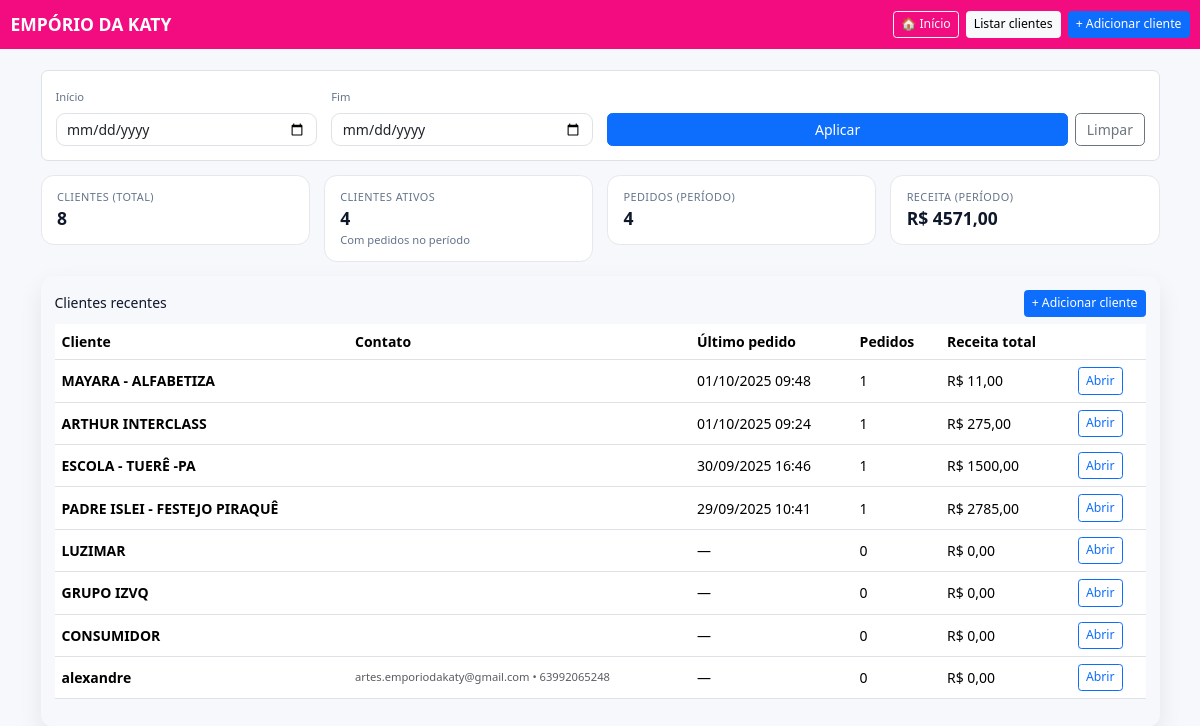
The app's page /clientes/home/ (signed in) with its own data.
### camisas/models.py (models this page shows, shortened)
class Cliente(models.Model):
    empresa = models.ForeignKey(Empresa, on_delete=models.PROTECT, related_name="clientes")
    nome = models.CharField(max_length=120)
    cpf_cnpj = models.CharField(max_length=20, blank=True, null=True)
    email = models.EmailField(blank=True, null=True)
    telefone = models.CharField(max_length=30, blank=True, null=True)
    endereco = models.CharField(max_length=180, blank=True, null=True)
    observacoes = models.TextField(blank=True, null=True)

### camisas/views.py (the view)
# urls.py: path("clientes/home/", views.clientes_home, name="clientes_home"),
@login_required
def clientes_home(request):
    ini = request.GET.get("ini") or ""
    fim = request.GET.get("fim") or ""
    try:
        d_ini = date.fromisoformat(ini) if ini else None
    except Exception:
        d_ini = None
    try:
        d_fim = date.fromisoformat(fim) if fim else None
    except Exception:
        d_fim = None
    pedidos = Pedido.objects.select_related("cliente")
    if d_ini or d_fim:
        start = d_ini or date.min
        end = d_fim or date.max
        pedidos = pedidos.filter(criado_em__date__range=(start, end))
    valor_item = ExpressionWrapper(
        F("itens__preco_unitario") * F("itens__quantidade"),
        output_field=DecimalField(max_digits=14, decimal_places=2),
    )
    clientes_ativos = pedidos.values("cliente_id").distinct().count()
    receita = pedidos.aggregate(total=Sum(valor_item))["total"] or Decimal("0.00")
    qtd_pedidos = pedidos.count()
    clientes_qs = Cliente.objects.annotate(
        total_pedidos=Count("pedidos", distinct=True),
        last_pedido=Max("pedidos__criado_em"),
        receita_total=Sum(
            ExpressionWrapper(
                F("pedidos__itens__preco_unitario") * F("pedidos__itens__quantidade"),
                output_field=DecimalField(max_digits=14, decimal_places=2),
            )
        ),
    )
    clientes_recent = clientes_qs.order_by("-last_pedido", "-id")[:12]
    kpis = {
        "clientes_total": Cliente.objects.count(),
        "clientes_ativos": clientes_ativos,
        "receita_periodo": receita,
        "qtd_pedidos_periodo": qtd_pedidos,
        "window_label": f"{ini or 'início'} → {fim or 'hoje'}",
    }
    return render(request, "camisas/clientes_home.html", {
        "kpis": kpis,
        "clientes_recent": clientes_recent,
        "filtro": {"ini": ini, "fim": fim},
    })

### camisas/templates/camisas/clientes_home.html (shortened to what this page needs)
<!doctype html>
<html lang="pt-br">
<head>
  <link href="https://cdn.jsdelivr.net/npm/bootstrap@5.3.3/dist/css/bootstrap.min.css" rel="stylesheet"/>
</head>
<body>
<nav class="navbar nav-pro navbar-dark">
  <div class="container-fluid">
    <a class="navbar-brand fw-bold" href="{% url 'camisas:home' %}">EMPÓRIO DA KATY</a>
    <div class="ms-auto d-flex gap-2">
      <a class="btn btn-sm btn-outline-light" href="{% url 'camisas:home' %}">🏠 Início</a>
      <a class="btn btn-sm btn-light" href="{% url 'camisas:cliente_list' %}">Listar clientes</a>
      <a class="btn btn-sm btn-primary" href="{% url 'camisas:cliente_create' %}">+ Adicionar cliente</a>
    </div>
  </div>
</nav>
<main class="container py-4">
  <div class="bg-white border rounded-3 p-3 toolbar mb-3">
    <form class="row g-3 align-items-end" method="get">
      <div class="col-6 col-md-3">
        <label class="form-label mini">Início</label>
        <input type="date" name="ini" class="form-control" value="{{ filtro.ini|default:'' }}">
      </div>
      <div class="col-6 col-md-3">
        <label class="form-label mini">Fim</label>
        <input type="date" name="fim" class="form-control" value="{{ filtro.fim|default:'' }}">
      </div>
      <div class="col-12 col-md-6 d-flex gap-2">
        <button class="btn btn-primary flex-grow-1">Aplicar</button>
        <a class="btn btn-outline-secondary" href="{% url 'camisas:clientes_home' %}">Limpar</a>
      </div>
    </form>
  </div>
  <div class="row g-3 mb-3">
    <div class="col-6 col-lg-3"><div class="kpi"><div class="label">Clientes (total)</div><div class="value">{{ kpis.clientes_total }}</div></div></div>
    <div class="col-6 col-lg-3"><div class="kpi"><div class="label">Clientes ativos</div><div class="value">{{ kpis.clientes_ativos }}</div><div class="mini">Com pedidos no período</div></div></div>
    <div class="col-6 col-lg-3"><div class="kpi"><div class="label">Pedidos (período)</div><div class="value">{{ kpis.qtd_pedidos_periodo }}</div></div></div>
    <div class="col-6 col-lg-3"><div class="kpi"><div class="label">Receita (período)</div><div class="value">R$ {{ kpis.receita_periodo|floatformat:2 }}</div></div></div>
  </div>
  <div class="card-clean p-3">
    <div class="d-flex justify-content-between align-items-center">
      <h2 class="h6 m-0">Clientes recentes</h2>
      <a class="btn btn-sm btn-primary" href="{% url 'camisas:cliente_create' %}">+ Adicionar cliente</a>
    </div>
    {% if clientes_recent and clientes_recent|length %}
      <div class="table-responsive mt-2">
        <table class="table align-middle">
          <thead>
            <tr><th>Cliente</th><th>Contato</th><th>Último pedido</th><th>Pedidos</th><th>Receita total</th><th></th></tr>
          </thead>
          <tbody>
            {% for c in clientes_recent %}
              <tr>
                <td class="fw-semibold">{{ c.nome|default:c }}</td>
                <td class="text-muted mini">
                  {% if c.email %}{{ c.email }}{% endif %}
                  {% if c.telefone %} • {{ c.telefone }}{% endif %}
                </td>
                <td>
                  {% if c.last_pedido %}
                    {{ c.last_pedido|date:"d/m/Y H:i" }}
                  {% else %}—{% endif %}
                </td>
                <td>{{ c.total_pedidos|default:0 }}</td>
                <td>R$ {{ c.receita_total|default:0|floatformat:2 }}</td>
                <td>
                  <a class="btn btn-sm btn-outline-primary" href="{% url 'camisas:cliente_list' %}?q={{ c.nome|urlencode }}">Abrir</a>
                </td>
              </tr>
            {% endfor %}
          </tbody>
        </table>
      </div>
    {% else %}
      <div class="border rounded-3 p-4 text-center text-muted">Sem clientes com pedidos ainda.</div>
    {% endif %}
  </div>
</main>
</body>
</html>

### camisas/templates/camisas/clientes_home.html (style rules this page uses)
:root { --ink:#0f172a; --muted:#64748b; --ring:rgba(37,99,235,.18); --g1:#f30c80; --g2:#f30c80; --base-font:14px; }
html { font-size:var(--base-font); }
body { background:#f6f8fb; color:var(--ink); }
.nav-pro { background:linear-gradient(90deg,var(--g1),var(--g2)); }
.card-clean { border:none; border-radius:.9rem; box-shadow:0 10px 24px rgba(17,24,39,.08); }
.kpi { background:#fff; border:1px solid #e5e7eb; border-radius:.9rem; padding:.9rem 1.1rem; }
.kpi .label { color:var(--muted); font-size:.78rem; text-transform:uppercase; letter-spacing:.04em; }
.kpi .value { font-weight:800; font-size:1.25rem; }
.mini { font-size:.8rem; color:var(--muted); }
.toolbar .form-control, .toolbar .form-select { border-radius:.65rem; }

### records on screen
Cliente: nome "MAYARA - ALFABETIZA", last_pedido "01/10/2025 09:48", total_pedidos "1", receita_total "11,00"
Cliente: nome "ARTHUR INTERCLASS", last_pedido "01/10/2025 09:24", total_pedidos "1", receita_total "275,00"
Cliente: nome "ESCOLA - TUERÊ -PA", last_pedido "30/09/2025 16:46", total_pedidos "1", receita_total "1500,00"
Cliente: nome "PADRE ISLEI - FESTEJO PIRAQUÊ", last_pedido "29/09/2025 10:41", total_pedidos "1", receita_total "2785,00"
Cliente: nome "LUZIMAR", total_pedidos "0", receita_total "0,00"
Cliente: nome "GRUPO IZVQ", total_pedidos "0", receita_total "0,00"
Cliente: nome "CONSUMIDOR", total_pedidos "0", receita_total "0,00"
Cliente: nome "alexandre", email "artes.emporiodakaty@gmail.com", telefone "63992065248", total_pedidos "0", receita_total "0,00"

### other values on screen
{{ kpis.clientes_total }} "8"
{{ kpis.clientes_ativos }} "4"
{{ kpis.qtd_pedidos_periodo }} "4"
{{ kpis.receita_periodo|floatformat:2 }} "4571,00"
